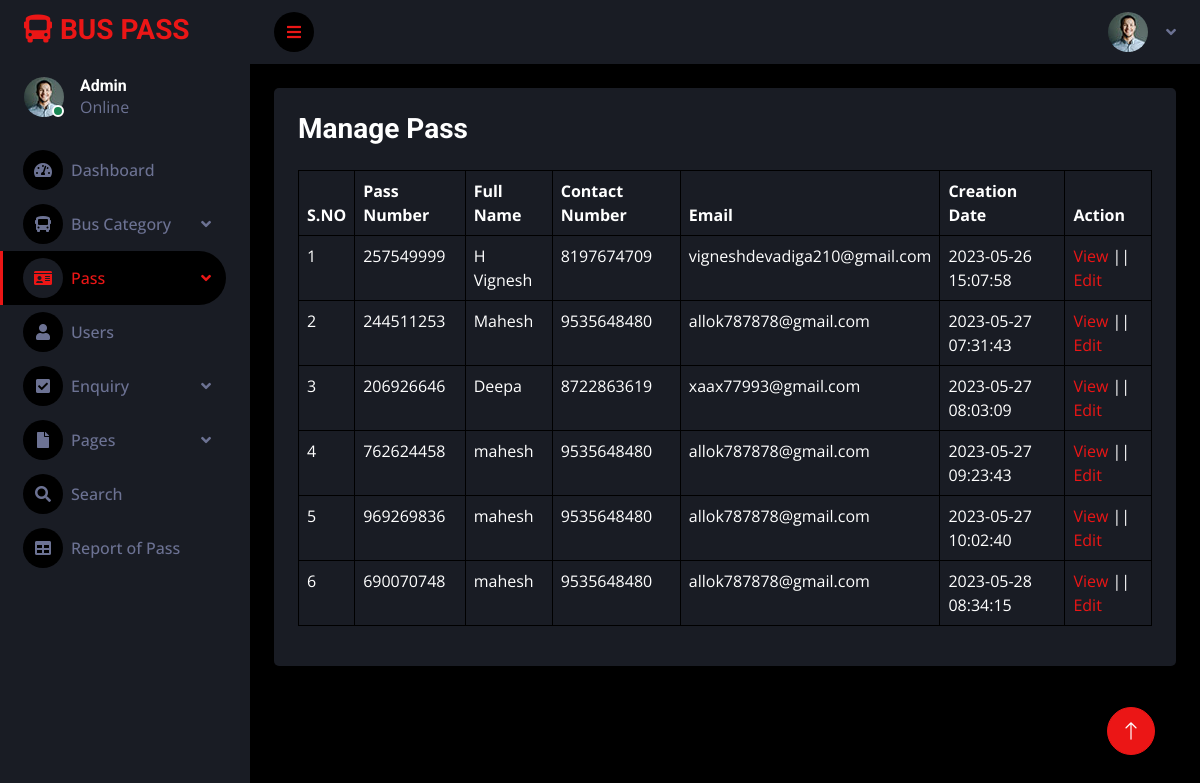
The page /admin/manage-pass.php (signed in) on the database its author committed.
### tables this page shows
CREATE TABLE `tblpass` (
  `ID` int(10) NOT NULL,
  `PassNumber` varchar(200) DEFAULT NULL,
  `FullName` varchar(200) DEFAULT NULL,
  `ProfileImage` varchar(200) DEFAULT NULL,
  `ContactNumber` bigint(10) DEFAULT NULL,
  `Email` varchar(200) DEFAULT NULL,
  `IdentityType` varchar(200) DEFAULT NULL,
  `IdentityCardno` varchar(200) DEFAULT NULL,
  `Category` varchar(100) DEFAULT NULL,
  `Source` varchar(200) DEFAULT NULL,
  `Destination` varchar(200) DEFAULT NULL,
  `FromDate` varchar(200) DEFAULT NULL,
  `ToDate` varchar(200) DEFAULT NULL,
  `Cost` decimal(10,0) DEFAULT NULL,
  `Status` varchar(50) NOT NULL DEFAULT 'Pending',
  `Payment` varchar(100) NOT NULL DEFAULT 'Not Done',
  `PasscreationDate` timestamp NULL DEFAULT current_timestamp()
);

### admin/manage-pass.php (the view, shortened to what this page needs)
<?php
include('includes/dbconnection.php');
if (strlen($_SESSION['bpmsaid']==0)) {
  header('location:logout.php');
  } else{
  ?>
<!DOCTYPE html>
<html lang="en">
<head>
    <link href="https://cdnjs.cloudflare.com/ajax/libs/font-awesome/5.10.0/css/all.min.css" rel="stylesheet">
    <link href="https://cdn.jsdelivr.net/npm/bootstrap-icons@1.4.1/font/bootstrap-icons.css" rel="stylesheet">
    <link href="lib/owlcarousel/assets/owl.carousel.min.css" rel="stylesheet">
    <link href="lib/tempusdominus/css/tempusdominus-bootstrap-4.min.css" rel="stylesheet" />
    <link href="css/bootstrap.min.css" rel="stylesheet">
    <link href="css/style.css" rel="stylesheet">
</head>
<body>
    <?php include('includes/sidebar2.php');?>
    <div class="content">
    <?php include_once('includes/header.php');?>
    <div class="container-fluid position-relative d-flex p-0">
        <div class="container-fluid pt-4 px-4">
        <div class="col-12">
                        <div class="bg-secondary rounded h-100 p-4">
                            <h3 class="mb-4">Manage Pass</h3>
                            <table class="table table-bordered">
                                <thead>
                        <tr>
                        <th>S.NO</th>
                                           <th>Pass Number</th>
                                            <th>Full Name</th>
                                            <th>Contact Number</th>
                                            <th>Email</th>
                                            <th>Creation Date</th>
                                            <th>Action</th>
                        </tr>
                    </thead>
                    <tbody>
                    <?php
$sql="SELECT * from tblpass where Status='Verified' and Payment='Done'";
$query = $dbh -> prepare($sql);
$query->execute();
$results=$query->fetchAll(PDO::FETCH_OBJ);
$cnt=1;
if($query->rowCount() > 0)
{
foreach($results as $row)
{               ?>
                                       <tr>
                  <td><?php echo htmlentities($cnt);?></td>
                  <td><?php  echo htmlentities($row->PassNumber);?></td>
                  <td><?php  echo htmlentities($row->FullName);?></td>
                  <td><?php  echo htmlentities($row->ContactNumber);?></td>
                  <td><?php  echo htmlentities($row->Email);?></td>
                  <td><?php  echo htmlentities($row->PasscreationDate);?></td>
                  <td><a href="view-pass-detail.php?viewid=<?php echo htmlentities ($row->ID);?>">View</a>  ||  <a href="edit-pass-detail.php?editid=<?php echo htmlentities ($row->ID);?>">Edit</a></td>
                </tr>
               <?php $cnt=$cnt+1;}}
               else{?>
                <tr>
                <td colspan="8"><center> No Record Found </center></td>
            </tr>
            <?php }?>
               </tbody>
                </table>
            </div>
        </div>
                    </div>
                    </div>
         <a href="#" class="btn btn-lg btn-primary btn-lg-square back-to-top"><i class="bi bi-arrow-up"></i></a>
    </body>
</html>
<?php }  ?>

### admin/includes/sidebar2.php (shortened to what this page needs)
<?php
include('includes/dbconnection.php');
?>
<!DOCTYPE html>
<html lang="en">
<head>
    <link href="https://cdnjs.cloudflare.com/ajax/libs/font-awesome/5.10.0/css/all.min.css" rel="stylesheet">
    <link href="https://cdn.jsdelivr.net/npm/bootstrap-icons@1.4.1/font/bootstrap-icons.css" rel="stylesheet">
    <link href="lib/owlcarousel/assets/owl.carousel.min.css" rel="stylesheet">
    <link href="lib/tempusdominus/css/tempusdominus-bootstrap-4.min.css" rel="stylesheet" />
    <link href="css/bootstrap.min.css" rel="stylesheet">
    <link href="css/style.css" rel="stylesheet">
</head>
<body>
 <div class="sidebar pe-4 pb-3">
            <nav class="navbar bg-secondary navbar-dark">
                <a href="dashboard.php" class="navbar-brand mx-4 mb-3">
                    <h3 class="text-primary"><i class="fa fa-bus me-2"></i>BUS PASS</h3>
                </a>
                <div class="d-flex align-items-center ms-4 mb-4">
                    <div class="position-relative">
                        <img class="rounded-circle" src="img/user.jpg" alt="" style="width: 40px; height: 40px;">
                        <div class="bg-success rounded-circle border border-2 border-white position-absolute end-0 bottom-0 p-1"></div>
                    </div>
                    <?php
                            $aid = $_SESSION['bpmsaid'];
                            $sql = "SELECT AdminName FROM tbladmin WHERE ID=:aid";
                            $query = $dbh->prepare($sql);
                            $query->bindParam(':aid', $aid, PDO::PARAM_STR);
                            $query->execute();
                            $results = $query->fetchAll(PDO::FETCH_OBJ);
                            if ($query->rowCount() > 0) {
                                foreach ($results as $row) {
                            ?>
                    <div class="ms-3">
                        <h6 class="mb-0"><?php echo $row->AdminName; ?></h6>
                        <span>Online</span>
                    </div>
                    <?php $cnt = $cnt + 1;
                                }
                            } ?>
                </div>
                <div class="navbar-nav w-100">
                    <a href="dashboard.php" class="nav-item nav-link "><i class="fa fa-tachometer-alt me-2"></i>Dashboard</a>
                    <div class="nav-item dropdown">
                        <a href="#" class="nav-link dropdown-toggle" data-bs-toggle="dropdown"><i class="fa fa-bus me-2"></i>Bus Category</a>
                    </div>
                    <div class="nav-item dropdown">
                        <a href="#" class="nav-link dropdown-toggle active" data-bs-toggle="dropdown"><i class="fa fa-id-card me-2"></i>Pass</a>
                    </div>
                    <a href="manage-user.php" class="nav-item nav-link"><i class="fa fa-user me-2"></i>Users</a>
                    <div class="nav-item dropdown">
                        <a href="#" class="nav-link dropdown-toggle" data-bs-toggle="dropdown"><i class="fa fa-check-square me-2"></i>Enquiry</a>
                    </div>
                    <div class="nav-item dropdown">
                        <a href="#" class="nav-link dropdown-toggle" data-bs-toggle="dropdown"><i class="fa fa-file me-2"></i>Pages</a>
                    </div>
                    <a href="search-pass.php" class="nav-item nav-link"><i class="fa fa-search me-2"></i>Search</a>
                    <a href="pass-bwdates-report.php" class="nav-item nav-link"><i class="fa fa-table me-2"></i>Report of Pass</a>
                </div>
            </nav>
        </div>
</body>
</html>

### admin/includes/header.php (shortened to what this page needs)
<!DOCTYPE html>
<html lang="en">
<head>
    <link href="https://cdnjs.cloudflare.com/ajax/libs/font-awesome/5.10.0/css/all.min.css" rel="stylesheet">
    <link href="https://cdn.jsdelivr.net/npm/bootstrap-icons@1.4.1/font/bootstrap-icons.css" rel="stylesheet">
    <link href="lib/owlcarousel/assets/owl.carousel.min.css" rel="stylesheet">
    <link href="lib/tempusdominus/css/tempusdominus-bootstrap-4.min.css" rel="stylesheet" />
    <link href="css/bootstrap.min.css" rel="stylesheet">
    <link href="css/style.css" rel="stylesheet">
</head>
  <nav class="navbar navbar-expand bg-secondary navbar-dark sticky-top px-4 py-0">
                <a href="#" class="sidebar-toggler flex-shrink-0">
                    <i class="fa fa-bars"></i>
                </a>
                <div class="navbar-nav align-items-center ms-auto">
                    <div class="nav-item dropdown">
                        <a href="#" class="nav-link dropdown-toggle" data-bs-toggle="dropdown">
                            <img class="rounded-circle me-lg-2" src="img/user.jpg" alt="" style="width: 40px; height: 40px;">
                        </a>
                    </div>
                </div>
            </nav>
</body>
</html>

### admin/css/style.css (style rules this page uses)
:root { --primary: #EB1616; --secondary: #191C24; --light: #6C7293; --dark: #000000; }
.back-to-top { position: fixed; display: none; right: 45px; bottom: 45px; z-index: 99; }
.btn { transition: .5s; }
.btn-lg-square { width: 48px; height: 48px; }
.btn-square, .btn-sm-square, .btn-lg-square { padding: 0; display: inline-flex; align-items: center; justify-content: center; font-weight: normal; border-radius: 50px; }
.sidebar { position: fixed; top: 0; left: 0; bottom: 0; width: 250px; height: 100vh; overflow-y: auto; background: var(--secondary); transition: 0.5s; z-index: 999; }
.content { margin-left: 250px; min-height: 100vh; background: var(--dark); transition: 0.5s; }
@media (min-width: 992px) { .sidebar { margin-left: 0; } }
@media (min-width: 992px) { .content { width: calc(100% - 250px); } }
.sidebar .navbar .navbar-nav .nav-link { padding: 7px 20px; color: var(--light); font-weight: 500; border-left: 3px solid var(--secondary); border-radius: 0 30px 30px 0; outline: none; }
.sidebar .navbar .navbar-nav .nav-link:hover, .sidebar .navbar .navbar-nav .nav-link.active { color: var(--primary); background: var(--dark); border-color: var(--primary); }
.sidebar .navbar .navbar-nav .nav-link i { width: 40px; height: 40px; display: inline-flex; align-items: center; justify-content: center; background: var(--dark); border-radius: 40px; }
.sidebar .navbar .navbar-nav .nav-link:hover i, .sidebar .navbar .navbar-nav .nav-link.active i { background: var(--secondary); }
.sidebar .navbar .dropdown-toggle::after { position: absolute; top: 15px; right: 15px; border: none; content: "\f107"; font-family: "Font Awesome 5 Free"; font-weight: 900; transition: .5s; }
.content .navbar .navbar-nav .nav-link { margin-left: 25px; padding: 12px 0; color: var(--light); outline: none; }
.content .navbar .sidebar-toggler, .content .navbar .navbar-nav .nav-link i { width: 40px; height: 40px; display: inline-flex; align-items: center; justify-content: center; background: var(--dark); border-radius: 40px; }
.content .navbar .dropdown-toggle::after { margin-left: 6px; vertical-align: middle; border: none; content: "\f107"; font-family: "Font Awesome 5 Free"; font-weight: 900; transition: .5s; }

### rows shown on the page
tblpass: PassNumber "257549999", FullName "H Vignesh", ContactNumber "8197674709", Email "vigneshdevadiga210@gmail.com", PasscreationDate "2023-05-26 15:07:58"
tblpass: PassNumber "244511253", FullName "Mahesh", ContactNumber "9535648480", Email "allok787878@gmail.com", PasscreationDate "2023-05-27 07:31:43"
tblpass: PassNumber "206926646", FullName "Deepa", ContactNumber "8722863619", Email "xaax77993@gmail.com", PasscreationDate "2023-05-27 08:03:09"
tblpass: PassNumber "762624458", FullName "mahesh", ContactNumber "9535648480", Email "allok787878@gmail.com", PasscreationDate "2023-05-27 09:23:43"
tblpass: PassNumber "969269836", FullName "mahesh", ContactNumber "9535648480", Email "allok787878@gmail.com", PasscreationDate "2023-05-27 10:02:40"
tblpass: PassNumber "690070748", FullName "mahesh", ContactNumber "9535648480", Email "allok787878@gmail.com", PasscreationDate "2023-05-28 08:34:15"

### other values the page prints
$row->AdminName "Admin"
